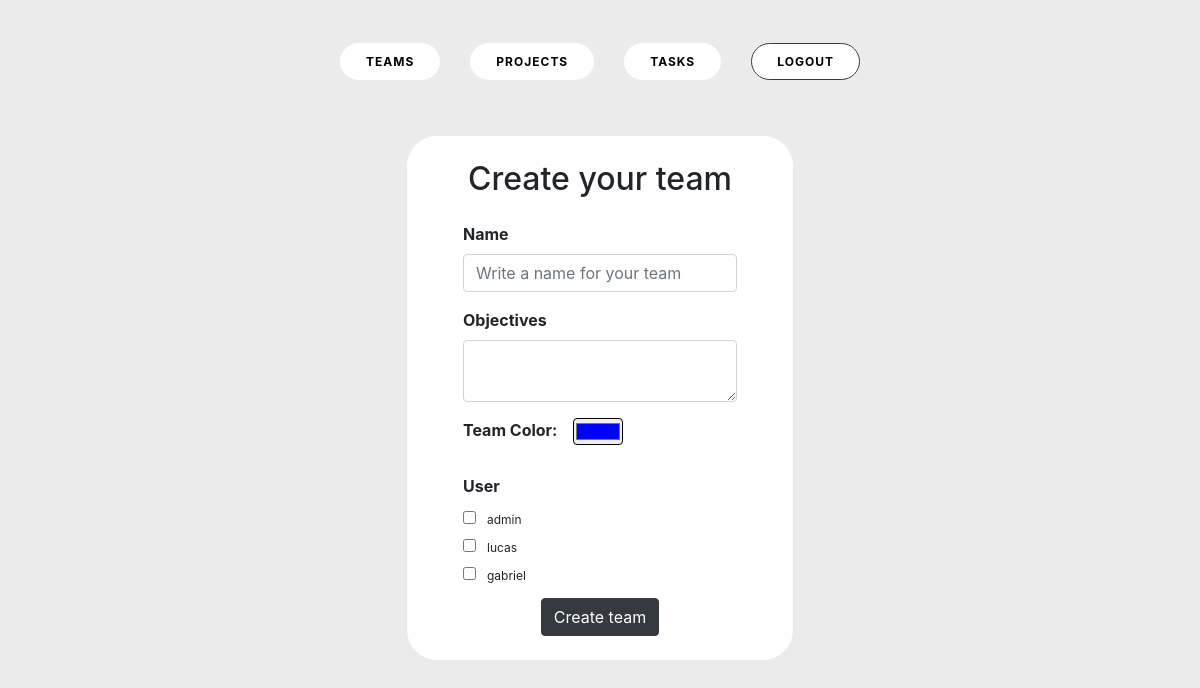
The page /create_team (signed in) on the database its author committed.
### network/models.py (models this page shows)
class User(AbstractUser):
    pass

### network/views.py (the view, shortened to what this page needs)
# urls.py: path("create_team", views.create_team, name="create_team"),
def create_team(request):
    if request.method == "GET":
        registered_users = User.objects.all()
        registered_list = [{"username": user.username} for user in registered_users]
        objects = {
            "registered_list": registered_list
        }
        return render(request, "network/create_team.html", objects)

### network/templates/network/create_team.html (shortened to what this page needs)
{% extends "network/layout.html" %}
{% load static %}
{% block body %}
  <div class="pt-3"></div>
  <div class="container form_card m-auto px-5 py-3">
    <form id="create_team" action="{% url 'create_team' %}" method="post" class="m-2">
      <h2 class="pb-3">Create your team</h2>
      <div class="form-group">
        <label for="team_input"><b>Name</b></label>
        <input type="text" class="form-control" id="team_input" name="team_name" placeholder="Write a name for your team"  maxlength="15">
      </div>
      <div class="form-group">
          <label for="objective_input"><b>Objectives</b></label>
          <textarea class="form-control" id="objective_input" name="team_objective" max-length="45" rows="2"></textarea>
      </div>
      <div class="form-group d-flex">
        <label for="colorpicker"><b>Team Color: &nbsp;&nbsp;&nbsp;</b></label>
        <input class="rounded" type="color" id="colorpicker" name="team_color" value="#0000ff">
      </div>
      <div class="pt-2">
        <label for="user_checkbox"><b>User</b></label>
        <div id="user_checkbox">
          {% for user in registered_list %}
            <div class="form-check mb-1">
                <input class="form-check-input" id="flexCheck1" name="user[]" value="{{ user.username }}" type="checkbox">
                <label class="form-check-label" for="flexCheck1"><span class="fst-italic pl-1">{{ user.username }}</span></label>
            </div>
          {% endfor %}
        </div>
      </div>
      <div class="d-flex justify-content-center pt-2">
        <button type="submit" class="btn btn-dark">Create team</button>
      </div>
    </form>
  </div>
{% endblock %}

### network/static/network/css/style.css (style rules this page uses)
:root { --color: #f10404; --transition-time: 0.5s; }
* { box-sizing: border-box; }
body { margin: 0; min-height: 100vh; font-family: 'Open Sans'; background: #ebebeb; }

### network/static/network/css/login.css (style rules this page uses)
h2 { text-align: center; }
span { font-size: 12px; }

### network/static/network/css/tasks.css (style rules this page uses)
* { margin: 0; padding: 0; box-sizing: border-box; }
body { font-family: -apple-system, BlinkMacSystemFont, "Segoe UI", Roboto, Helvetica, Arial, sans-serif, "Apple Color Emoji", "Segoe UI Emoji", "Segoe UI Symbol"; }

### network/static/network/css/teams.css (style rules this page uses)
* { box-sizing: border-box; }

### network/static/network/css/create_team.css (style rules this page uses)
.form_card { background-color: white; max-width: max-content; border-radius: 30px; }

### rows shown on the page
User: username "admin"
User: username "lucas"
User: username "gabriel"
